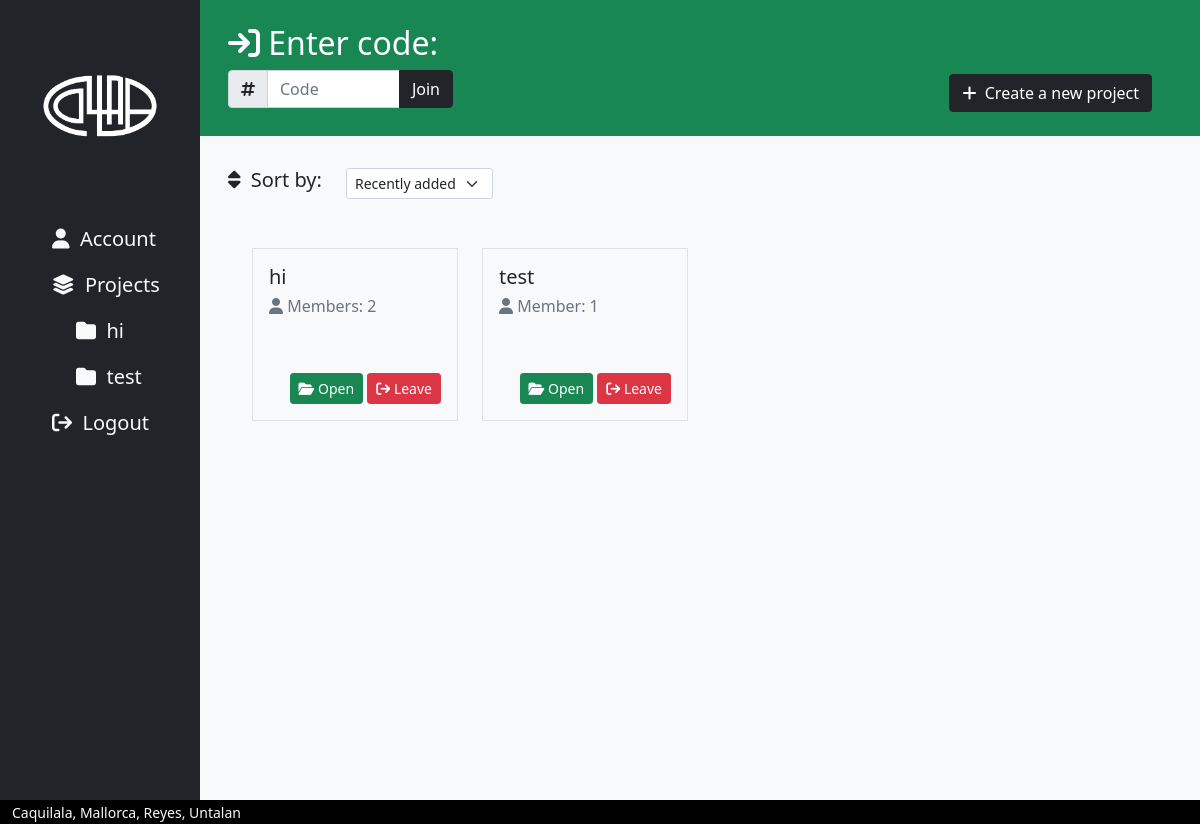
Page /dashboard/ (signed in) on the committed database.
### collabapp/models.py (models this page shows, shortened)
class Project(models.Model):
    code = models.CharField(max_length=255, null=True)
    owner = models.ForeignKey(User, on_delete=models.CASCADE, null = True)
    title = models.CharField(max_length=100, null=True)
    description = models.CharField(max_length=1000, null=True)
    creation_date = models.DateTimeField(auto_now_add=True, null=True)
    @property
    def getmembertotal(self):
        m = self.members.all()
        mem = list(m)
        total = len(mem)
        s = str(total)
        if total > 1:
            return "Members: " + s
        else:
            return "Member: " + s

### collabapp/views.py (the view)
# urls.py: path('dashboard/', views.dashboardPage, name='dashboardPage'),
@login_required(login_url='loginPage')
def dashboardPage(request):
    puser = request.user.profile
    if request.method == 'POST':
        code = request.POST.get('code')
        proj = Project.objects.get(code=code)
        puser.projects.add(proj)
        return redirect("dashboardPage")
    else:
        p = request.user.profile.projects.all()
        pl = list(p)
    context = {'projects': pl}
    return render(request, 'collabapp/dashboard.html', context)

### collabapp/templates/collabapp/dashboard.html (shortened to what this page needs)
<!DOCTYPE html>
<html lang="en">
<head>
   {% include 'collabapp/head-modules.html' %}
</head>
<body>
    <div class="container-fluid bg-warning h-100">
        <div class="row min-vh-100">
            {% include 'collabapp/navbar.html' %}
            <div class="col-10 min-vh-100 bg-light">
                <div class="row bg-success text-white py-4 ps-3">
                    <div class="row m-0 p-0 align-items-end">
                        <div class="col">
                            <form method="POST" action="">
                                <h2><i class="fa-solid fa-arrow-right-to-bracket"></i> Enter code:</h2>
                                <div class="input-group my-1 w-50">
                                    <span class="input-group-text" id="basic-addon1"><i class="fa-solid fa-hashtag"></i></span>
                                    <input type="text" name= "code" class="form-control" placeholder="Code" aria-label="groupcode">
                                    <button type="submit" class="btn btn-dark">Join</button>
                                </div>
                            </form>
                        </div>
                        <div class="col text-end pe-5">
                            <a class="btn btn-dark" href="{% url 'projectNewPage' %}"><i class="fa-solid fa-plus"></i>&nbsp; Create a new project</a>
                        </div>
                    </div>
                </div>
                <div class="container-fluid px-3 py-3">
                   <div class="row row-cols-auto mt-3">
                        <div class="col">
                            <h5><i class="fa-solid fa-sort">&nbsp;</i> Sort by:</h5>
                        </div>
                        <div class="col">
                           <select class="form-select form-select-sm" aria-label="Default select example">
                                <option selected value="recent">Recently added</option>
                            </select>
                        </div>
                    </div>
                    <br><br>
                    <div class="container">
                        <div class="row row-cols-4 g-4">
                        {% for project in projects %}
                            <div class="col">
                                <div class="p-3 border bg-light">
                                    <h5>{{ project.title }}</h5>
                                <h6 class="text-muted"><i class="fa-solid fa-user"></i> {{project.getmembertotal}} </h6>
                                    <br><br>
                                    <div class="text-end">
                                        <a class="btn btn-success btn-sm" href="{% url 'projectPage' project.id %}"><i class="fa-solid fa-folder-open"></i> Open</a>
                                        <button type="button" class="btn btn-danger btn-sm" data-bs-toggle="modal" data-bs-target="#leaveProject"><i class="fa-solid fa-arrow-right-from-bracket"></i> Leave</button>
                                    </div>
                                </div>
                            </div>
                        {% endfor %}
                        </div>
                      </div>
                </div>
            </div>
            {% include 'collabapp/footer.html' %}
        </div>
    </div>
</body>
</html>

### collabapp/templates/collabapp/navbar.html
<div class="col-2 min-vh-100 bg-dark text-white">
    <br><br>
    <div class="mx-auto text-center">
        {% load static %}
        <a href="{% url 'dashboardPage' %}">
            <img src="{% static 'assets/logowhite.png'%}" alt="logo" style="width:120px; height:120px;"></a>
    </div>
    <br><br>
    <ul class="nav flex-column ps-4 fs-5">
        <li class="nav-item">
           <a class="nav-link text-light" href="{% url 'accountPage' %}"><i class="fa-solid fa-user"></i>&nbsp; Account</a>
        </li>
        <li class="nav-item">
            <a class="nav-link text-light" href="{% url 'dashboardPage' %}"><i class="fa-solid fa-layer-group"></i>&nbsp; Projects</a>
            <ul class="nav flex-column ps-4">
                {% for project in projects|slice:":3" %}
                <a class="nav-link text-light" href="{% url 'projectPage' project.id%}"><i class="fa-solid fa-folder"></i>&nbsp; {{ project.title }}</a>
                {% endfor %}
            </ul>
        </li>
        <li class="nav-item">
            <a class="nav-link text-light" href="{% url 'logout' %}"><i class="fa-solid fa-arrow-right-from-bracket"></i>&nbsp; Logout</a>
       </li>
    </ul>
</div>

### rows in the picture
Project: title "hi", getmembertotal "Members: 2"
Project: title "test", getmembertotal "Member: 1"
